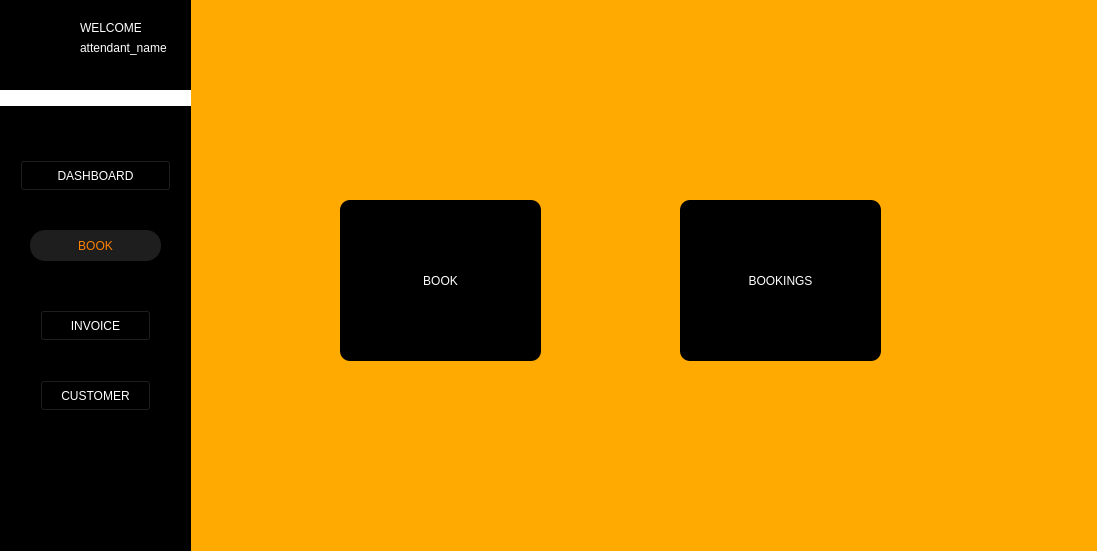
<?xml version="1.0" encoding="UTF-8"?>
<ui version="4.0">
 <class>BookWindow</class>
 <widget class="QWidget" name="BookWindow">
  <property name="geometry">
   <rect>
    <x>0</x>
    <y>0</y>
    <width>1097</width>
    <height>551</height>
   </rect>
  </property>
  <property name="windowTitle">
   <string>Book</string>
  </property>
  <property name="styleSheet">
   <string notr="true">background-color: rgb(255, 170, 0);</string>
  </property>
  <widget class="QLabel" name="label">
   <property name="geometry">
    <rect>
     <x>0</x>
     <y>0</y>
     <width>191</width>
     <height>701</height>
    </rect>
   </property>
   <property name="styleSheet">
    <string notr="true">background-color: rgb(0, 0, 0);</string>
   </property>
   <property name="text">
    <string/>
   </property>
  </widget>
  <widget class="QLabel" name="label_2">
   <property name="geometry">
    <rect>
     <x>0</x>
     <y>90</y>
     <width>191</width>
     <height>16</height>
    </rect>
   </property>
   <property name="styleSheet">
    <string notr="true">background-color: rgb(255, 255, 255);</string>
   </property>
   <property name="text">
    <string/>
   </property>
  </widget>
  <widget class="QPushButton" name="btn_customer">
   <property name="geometry">
    <rect>
     <x>40</x>
     <y>380</y>
     <width>111</width>
     <height>31</height>
    </rect>
   </property>
   <property name="styleSheet">
    <string notr="true">color: rgb(255, 255, 255);
background-color: rgb(0, 0, 0);</string>
   </property>
   <property name="text">
    <string>CUSTOMER</string>
   </property>
  </widget>
  <widget class="QPushButton" name="btn_dashboard">
   <property name="geometry">
    <rect>
     <x>20</x>
     <y>160</y>
     <width>151</width>
     <height>31</height>
    </rect>
   </property>
   <property name="styleSheet">
    <string notr="true">color: rgb(255, 255, 255);
background-color: rgb(0, 0, 0);</string>
   </property>
   <property name="text">
    <string>DASHBOARD</string>
   </property>
  </widget>
  <widget class="QPushButton" name="btn_books">
   <property name="geometry">
    <rect>
     <x>30</x>
     <y>230</y>
     <width>131</width>
     <height>31</height>
    </rect>
   </property>
   <property name="styleSheet">
    <string notr="true">border-style: none;
color: #FC8100;
border-radius: 15px;
background-color: #1E1E1E;
</string>
   </property>
   <property name="text">
    <string>BOOK</string>
   </property>
  </widget>
  <widget class="QPushButton" name="btn_invoice">
   <property name="geometry">
    <rect>
     <x>40</x>
     <y>310</y>
     <width>111</width>
     <height>31</height>
    </rect>
   </property>
   <property name="styleSheet">
    <string notr="true">color: rgb(255, 255, 255);
background-color: rgb(0, 0, 0);</string>
   </property>
   <property name="text">
    <string>INVOICE</string>
   </property>
  </widget>
  <widget class="QPushButton" name="btn_settings">
   <property name="geometry">
    <rect>
     <x>10</x>
     <y>510</y>
     <width>31</width>
     <height>24</height>
    </rect>
   </property>
   <property name="styleSheet">
    <string notr="true">border-style: none;
background-color: rgb(0, 0, 0);</string>
   </property>
   <property name="text">
    <string/>
   </property>
   <property name="icon">
    <iconset>
     <normaloff>../img/settingsIM.png</normaloff>../img/settingsIM.png</iconset>
   </property>
   <property name="iconSize">
    <size>
     <width>20</width>
     <height>20</height>
    </size>
   </property>
  </widget>
  <widget class="QPushButton" name="btn_bookings">
   <property name="geometry">
    <rect>
     <x>680</x>
     <y>200</y>
     <width>201</width>
     <height>161</height>
    </rect>
   </property>
   <property name="styleSheet">
    <string notr="true">background-color: black;
color: white;
border-radius: 10px;
</string>
   </property>
   <property name="text">
    <string>BOOKINGS</string>
   </property>
   <property name="icon">
    <iconset>
     <normaloff>../img/Bookings.png</normaloff>../img/Bookings.png</iconset>
   </property>
   <property name="iconSize">
    <size>
     <width>90</width>
     <height>90</height>
    </size>
   </property>
  </widget>
  <widget class="QPushButton" name="btn_book">
   <property name="geometry">
    <rect>
     <x>340</x>
     <y>200</y>
     <width>201</width>
     <height>161</height>
    </rect>
   </property>
   <property name="styleSheet">
    <string notr="true">background-color: black;
color: white;
border-radius: 10px;
</string>
   </property>
   <property name="text">
    <string>BOOK</string>
   </property>
   <property name="icon">
    <iconset>
     <normaloff>../img/open_book.png</normaloff>../img/open_book.png</iconset>
   </property>
   <property name="iconSize">
    <size>
     <width>90</width>
     <height>90</height>
    </size>
   </property>
  </widget>
  <widget class="QLabel" name="label_33">
   <property name="geometry">
    <rect>
     <x>20</x>
     <y>20</y>
     <width>41</width>
     <height>41</height>
    </rect>
   </property>
   <property name="styleSheet">
    <string notr="true">border-style: none;
background-color: black;
</string>
   </property>
   <property name="text">
    <string/>
   </property>
   <property name="pixmap">
    <pixmap>../img/ARMS_LGO(1).png</pixmap>
   </property>
   <property name="scaledContents">
    <bool>true</bool>
   </property>
  </widget>
  <widget class="QLabel" name="attendant_name">
   <property name="geometry">
    <rect>
     <x>80</x>
     <y>40</y>
     <width>91</width>
     <height>16</height>
    </rect>
   </property>
   <property name="styleSheet">
    <string notr="true">color: rgb(255, 255, 255);
background-color: rgb(0, 0, 0);
</string>
   </property>
   <property name="text">
    <string>attendant_name</string>
   </property>
  </widget>
  <widget class="QLabel" name="label_13">
   <property name="geometry">
    <rect>
     <x>80</x>
     <y>20</y>
     <width>61</width>
     <height>16</height>
    </rect>
   </property>
   <property name="styleSheet">
    <string notr="true">color: rgb(255, 255, 255);
background-color: rgb(0, 0, 0);</string>
   </property>
   <property name="text">
    <string>WELCOME</string>
   </property>
  </widget>
 </widget>
 <resources/>
 <connections/>
</ui>
